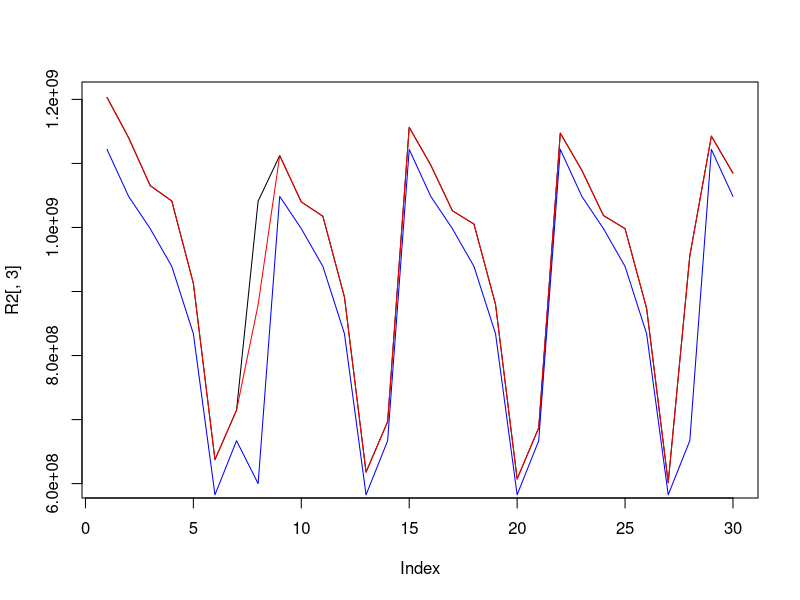

R code for this plot:
R2=read.csv("7_2.csv",header=FALSE)
R3=read.csv("7_3.csv",header=FALSE)
R4=read.csv("7_4.csv",header=FALSE)
plot(R2[,3],type="l")
lines(R3[,3],type="l",col="red")
lines(R4[,3],type="l",col="blue")
